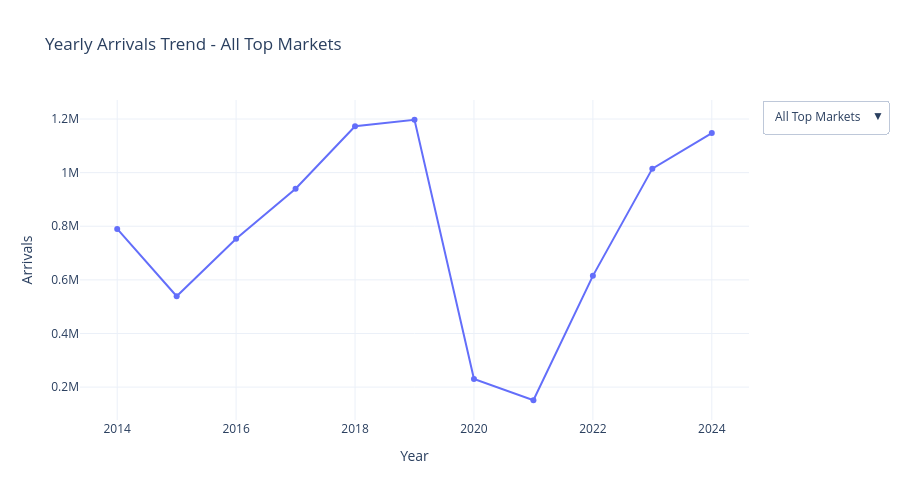

Write notebook code for a chart like this one.
### Code cell
#Section 7: Advanced Visualization - Interactive Dropdown
fig = plot_interactive_market_comparison(nationality_yearly)
fig.show()

### Figure 1 — Plotly figure (JSON) as saved in the notebook; plotly's stock layout.template omitted (floating-point values rounded to 4 significant figures)
{"data": [{"mode": "lines+markers", "name": "Total", "type": "scatter", "visible": true, "x": [2014, 2015, 2016, 2017, 2018, 2019, 2020, 2021, 2022, 2023, 2024], "y": [790118, 538970, 753002, 940218, 1173072, 1197191, 230085, 150962, 614869, 1014882, 1147548]}, {"mode": "lines+markers", "name": "India", "type": "scatter", "visible": false, "x": [2014, 2015, 2016, 2017, 2018, 2019, 2020, 2021, 2022, 2023, 2024], "y": [135343, 75124, 118249, 160832, 194323, 254150, 40336, 64672, 209334, 319936, 317781]}, {"mode": "lines+markers", "name": "Others", "type": "scatter", "visible": false, "x": [2014, 2015, 2016, 2017, 2018, 2019, 2020, 2021, 2022, 2023, 2024], "y": [218639, 171688, 119245, 174460, 214718, 202589, 38908, 26013, 114309, 185199, 213505]}, {"mode": "lines+markers", "name": "China", "type": "scatter", "visible": false, "x": [2014, 2015, 2016, 2017, 2018, 2019, 2020, 2021, 2022, 2023, 2024], "y": [123805, 64675, 104005, 104664, 153633, 169543, 19257, 6198, 9599, 60878, 101874]}, {"mode": "lines+markers", "name": "U.S.A.", "type": "scatter", "visible": false, "x": [2014, 2015, 2016, 2017, 2018, 2019, 2020, 2021, 2022, 2023, 2024], "y": [49830, 53897, 53645, 79146, 91895, 93241, 17767, 22854, 77083, 100355, 111217]}, {"mode": "lines+markers", "name": "U.K.", "type": "scatter", "visible": false, "x": [2014, 2015, 2016, 2017, 2018, 2019, 2020, 2021, 2022, 2023, 2024], "y": [36759, 204469, 46295, 51058, 63466, 61144, 11762, 8680, 45094, 52865, 54765]}, {"mode": "lines+markers", "name": "Sri Lanka", "type": "scatter", "visible": false, "x": [2014, 2015, 2016, 2017, 2018, 2019, 2020, 2021, 2022, 2023, 2024], "y": [37546, 43117, 57521, 45361, 69640, 56316, 13328, 463, 4606, 21851, 30227]}, {"mode": "lines+markers", "name": "Thailand", "type": "scatter", "visible": false, "x": [2014, 2015, 2016, 2017, 2018, 2019, 2020, 2021, 2022, 2023, 2024], "y": [33422, 32338, 26722, 39154, 52429, 41660, 20778, 576, 9935, 25678, 30746]}], "layout": {"height": 500, "title": {"text": "Yearly Arrivals Trend - All Top Markets"}, "updatemenus": [{"buttons": [{"args": [{"visible": [true, true, true, true, true, true, true, true]}, {"title": "Yearly Arrivals Trend - All Top Markets"}], "label": "All Top Markets", "method": "update"}, {"args": [{"visible": [true, false, false, false, false, false, false, false]}, {"title": "Yearly Arrivals Trend - Total"}], "label": "Total", "method": "update"}, {"args": [{"visible": [false, true, false, false, false, false, false, false]}, {"title": "Yearly Arrivals Trend - India"}], "label": "India", "method": "update"}, {"args": [{"visible": [false, false, true, false, false, false, false, false]}, {"title": "Yearly Arrivals Trend - Others"}], "label": "Others", "method": "update"}, {"args": [{"visible": [false, false, false, true, false, false, false, false]}, {"title": "Yearly Arrivals Trend - China"}], "label": "China", "method": "update"}, {"args": [{"visible": [false, false, false, false, true, false, false, false]}, {"title": "Yearly Arrivals Trend - U.S.A."}], "label": "U.S.A.", "method": "update"}, {"args": [{"visible": [false, false, false, false, false, true, false, false]}, {"title": "Yearly Arrivals Trend - U.K."}], "label": "U.K.", "method": "update"}, {"args": [{"visible": [false, false, false, false, false, false, true, false]}, {"title": "Yearly Arrivals Trend - Sri Lanka"}], "label": "Sri Lanka", "method": "update"}, {"args": [{"visible": [false, false, false, false, false, false, false, true]}, {"title": "Yearly Arrivals Trend - Thailand"}], "label": "Thailand", "method": "update"}], "direction": "down", "x": 1.02, "xanchor": "left", "y": 1, "yanchor": "top"}], "xaxis": {"title": {"text": "Year"}}, "yaxis": {"title": {"text": "Arrivals"}}}}
